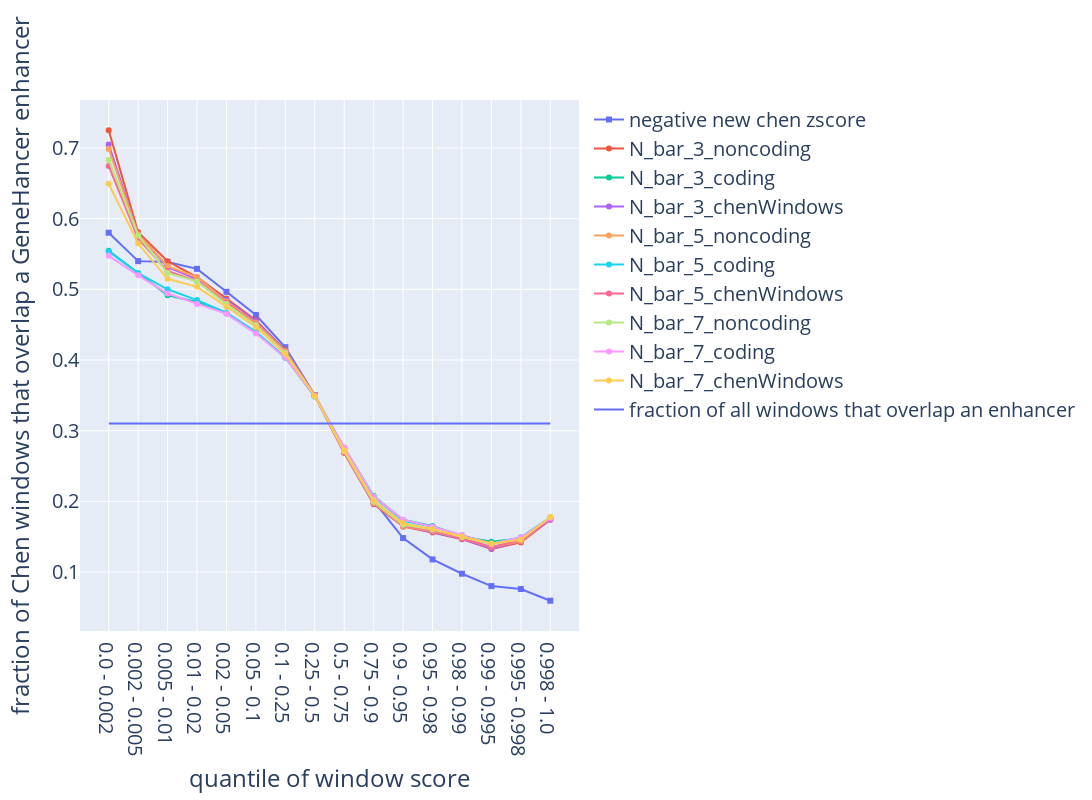

Notebook source saved alongside this figure:
### Markdown cell above
## Windows with extreme values of McHale's N_bar_X_Y are significantly more likely to overlap an enhancer than windows with similarly extreme values of Chen's zscore

### Code cell
def compute_fraction_of_windows_that_overlap_enhancer(df): 
    fraction_of_windows_that_overlap_enhancer = np.mean(df['window overlaps enhancer'])
    return fraction_of_windows_that_overlap_enhancer

import warnings

def compute_array_of_quantiles():
    array_of_quantiles = [0.00, 0.002, 0.005, 0.01, 0.02, 0.05, 0.10, 0.25, 0.5, 0.75, 0.90, 0.95, 0.98, 0.99, 0.995, 0.998, 1.00]
#     array_of_quantiles = [0.00, 0.02, 0.05, 0.10, 0.25, 0.5, 0.75, 0.90, 0.95, 0.98, 1.00]
#     array_of_quantiles = [0.00, 0.10, 0.25, 0.5, 0.75, 0.90, 1.00]
#     array_of_quantiles = [0.00, 0.25, 0.5, 0.75, 1.00]

    starts = array_of_quantiles[:-1]
    ends = array_of_quantiles[1:]
    quantile_labels = [f'{start} - {end}' for start, end in zip(starts, ends)]
    
    return array_of_quantiles, quantile_labels

def label_windows_with_score_quantiles_core(df, score): 
    with warnings.catch_warnings():
        warnings.simplefilter("ignore")        

        array_of_quantiles, quantile_labels = compute_array_of_quantiles()

        df[f'{score} quantile'], bins = pd.qcut(
            df[score],
            q = array_of_quantiles, 
            labels = quantile_labels, 
            retbins = True,
    #         duplicates='drop'
        )

        return df
    
import seaborn as sns
sns.set(font_scale = 1.5)

import plotly.graph_objects as go
from tqdm import tqdm 
import numpy as np 

def compute_enhancerFraction_vs_quantile(df, score): 
    df = label_windows_with_score_quantiles_core(df, score)

    groups = df.groupby([f'{score} quantile'])
    aggregated = groups.agg({
        'window overlaps enhancer': ['mean'],
        score: ['mean', 'std', 'count']
    })
    
    quantiles = np.array(aggregated.index)
    fraction_overlap_enhancer = np.array(aggregated['window overlaps enhancer']).flatten()
    hover_data = aggregated.to_dict(orient='records')

    return quantiles, fraction_overlap_enhancer, hover_data

def create_text(hover_datum, score):
    mean = hover_datum[(score, 'mean')]
    std = hover_datum[(score, 'std')]
    count = hover_datum[(score, 'count')]
    return (
        f'{score} mean: {mean}<br>'
        f'{score} std: {std}<br>' 
        f'number of windows: {count}<br>' 
    )

def plot_enhancerFraction_vs_quantile(df): 
    with warnings.catch_warnings():
        warnings.simplefilter("ignore")    
    
        sns.set(font_scale = 1.6)
        fig = go.Figure()

        scores_markers = [
            ('negative new chen zscore', 'square')
        ]
        for kmer_size in [3, 5, 7]: 
            for train_set_label in ['noncoding', 'coding', 'chenWindows']: 
                scores_markers.append((f'N_bar_{kmer_size}_{train_set_label}', 'circle'))
                
        for (score, marker) in tqdm(scores_markers, desc=f'compute_enhancerFraction_vs_quantile'): 
            (
                quantiles, 
                fraction_overlap_enhancer,
                hover_data 
            ) = compute_enhancerFraction_vs_quantile(df, score)
            fig.add_trace(
                go.Scatter(
                    x = quantiles, 
                    y = fraction_overlap_enhancer,
                    mode = 'lines+markers',
                    marker = {
                        'symbol': marker,
                    },
                    name = score,
                    hovertemplate = (
                        '%{text}'
                    ),
                    text = [create_text(hover_datum, score) for hover_datum in hover_data],
                )
            )

        fraction_of_windows_that_overlap_enhancer = compute_fraction_of_windows_that_overlap_enhancer(df)
        fig.add_trace(
            go.Scatter(
                x = quantiles, 
                y = [fraction_of_windows_that_overlap_enhancer]*len(quantiles),
                mode = 'lines',
                name = 'fraction of all windows that overlap an enhancer',
            )
        )

        fig.update_xaxes(
            title = 'quantile of window score',
#             type = "log", 
#             exponentformat = 'power'
        )
        fig.update_yaxes(
            title = 'fraction of Chen windows that overlap a GeneHancer enhancer',
            range=None, 
        )    
        fig.update_layout(
            height = 800, 
            width = 1600,
            font = dict(
                size = 20,
            )        
        )
        fig.update_annotations(font_size=24)
        fig.show()
        
plot_enhancerFraction_vs_quantile(chen_mchale_zscores_features_noncoding)

### Figure 1 — Plotly figure (JSON) as saved in the notebook; plotly's stock layout.template omitted (floating-point values rounded to 4 significant figures)
{"data": [{"hovertemplate": "%{text}", "marker": {"symbol": "square"}, "mode": "lines+markers", "name": "negative new chen zscore", "text": ["negative new chen zscore mean: -5.80287763775625<br>negative new chen zscore std: 0.7413147514714268<br>number of windows: 3058<br>", "negative new chen zscore mean: -4.755554188252232<br>negative new chen zscore std: 0.169971086914762<br>number of windows: 4586<br>", "negative new chen zscore mean: -4.216041262878195<br>negative new chen zscore std: 0.1441953808092372<br>number of windows: 7643<br>", "negative new chen zscore mean: -3.706608788349369<br>negative new chen zscore std: 0.14688301256812758<br>number of windows: 15287<br>", "negative new chen zscore mean: -3.074171127722225<br>negative new chen zscore std: 0.20136520956676543<br>number of windows: 45861<br>", "negative new chen zscore mean: -2.4469565067045362<br>negative new chen zscore std: 0.16791481582474338<br>number of windows: 76434<br>", "negative new chen zscore mean: -1.6533653184767783<br>negative new chen zscore std: 0.27297863604739653<br>number of windows: 229303<br>", "negative new chen zscore mean: -0.6541900540996515<br>negative new chen zscore std: 0.3153356994663781<br>number of windows: 382171<br>", "negative new chen zscore mean: 0.4570975350437835<br>negative new chen zscore std: 0.3487447900608777<br>number of windows: 382171<br>", "negative new chen zscore mean: 1.666920910503694<br>negative new chen zscore std: 0.364978728111818<br>number of windows: 229303<br>", "negative new chen zscore mean: 2.8149794212257757<br>negative new chen zscore std: 0.2713472165960978<br>number of windows: 76434<br>", "negative new chen zscore mean: 3.922487788343145<br>negative new chen zscore std: 0.3903951960440469<br>number of windows: 45861<br>", "negative new chen zscore mean: 5.245200664147038<br>negative new chen zscore std: 0.32748515112642423<br>number of windows: 15287<br>", "negative new chen zscore mean: 6.373694471971899<br>negative new chen zscore std: 0.30788232109960934<br>number of windows: 7643<br>", "negative new chen zscore mean: 7.476458247356288<br>negative new chen zscore std: 0.328297150276121<br>number of windows: 4586<br>", "negative new chen zscore mean: 8.885205172256223<br>negative new chen zscore std: 0.5237395083009199<br>number of windows: 3058<br>"], "type": "scatter", "x": ["0.0 - 0.002", "0.002 - 0.005", "0.005 - 0.01", "0.01 - 0.02", "0.02 - 0.05", "0.05 - 0.1", "0.1 - 0.25", "0.25 - 0.5", "0.5 - 0.75", "0.75 - 0.9", "0.9 - 0.95", "0.95 - 0.98", "0.98 - 0.99", "0.99 - 0.995", "0.995 - 0.998", "0.998 - 1.0"], "y": [0.5801, 0.5399, 0.5385, 0.5289, 0.4965, 0.4637, 0.4181, 0.3503, 0.2734, 0.2006, 0.1482, 0.1179, 0.09766, 0.0802, 0.0761, 0.05952]}, {"hovertemplate": "%{text}", "marker": {"symbol": "circle"}, "mode": "lines+markers", "name": "N_bar_3_noncoding", "text": ["N_bar_3_noncoding mean: -5.470383914232944<br>N_bar_3_noncoding std: 0.8736321328137008<br>number of windows: 3058<br>", "N_bar_3_noncoding mean: -4.463556553320523<br>N_bar_3_noncoding std: 0.13494460698885605<br>number of windows: 4586<br>", "N_bar_3_noncoding mean: -4.066855515231377<br>N_bar_3_noncoding std: 0.10043734446100908<br>number of windows: 7643<br>", "N_bar_3_noncoding mean: -3.7022629361930375<br>N_bar_3_noncoding std: 0.10737671971187764<br>number of windows: 15287<br>", "N_bar_3_noncoding mean: -3.216160136913721<br>N_bar_3_noncoding std: 0.15950676187187804<br>number of windows: 45861<br>", "N_bar_3_noncoding mean: -2.690376186199722<br>N_bar_3_noncoding std: 0.14682644994426713<br>number of windows: 76434<br>", "N_bar_3_noncoding mean: -1.968041661198355<br>N_bar_3_noncoding std: 0.2562194072253613<br>number of windows: 229303<br>", "N_bar_3_noncoding mean: -0.9907365901070821<br>N_bar_3_noncoding std: 0.3189290109611892<br>number of windows: 382171<br>", "N_bar_3_noncoding mean: 0.17243398738746818<br>N_bar_3_noncoding std: 0.3778342487789074<br>number of windows: 382171<br>", "N_bar_3_noncoding mean: 1.560757220901054<br>N_bar_3_noncoding std: 0.4507390967165505<br>number of windows: 229303<br>", "N_bar_3_noncoding mean: 3.110081058919272<br>N_bar_3_noncoding std: 0.41323944509589255<br>number of windows: 76434<br>", "N_bar_3_noncoding mean: 4.925732393240848<br>N_bar_3_noncoding std: 0.6560363721522069<br>number of windows: 45861<br>", "N_bar_3_noncoding mean: 7.003530592163433<br>N_bar_3_noncoding std: 0.4785542444366455<br>number of windows: 15287<br>", "N_bar_3_noncoding mean: 8.584730891875335<br>N_bar_3_noncoding std: 0.4388378534004684<br>number of windows: 7643<br>", "N_bar_3_noncoding mean: 10.406504864166376<br>N_bar_3_noncoding std: 0.6591390438377458<br>number of windows: 4586<br>", "N_bar_3_noncoding mean: 14.648617585976586<br>N_bar_3_noncoding std: 2.549247284691608<br>number of windows: 3058<br>"], "type": "scatter", "x": ["0.0 - 0.002", "0.002 - 0.005", "0.005 - 0.01", "0.01 - 0.02", "0.02 - 0.05", "0.05 - 0.1", "0.1 - 0.25", "0.25 - 0.5", "0.5 - 0.75", "0.75 - 0.9", "0.9 - 0.95", "0.95 - 0.98", "0.98 - 0.99", "0.99 - 0.995", "0.995 - 0.998", "0.998 - 1.0"], "y": [0.725, 0.5807, 0.5397, 0.5172, 0.4869, 0.4562, 0.4138, 0.3496, 0.2684, 0.1961, 0.1643, 0.156, 0.1466, 0.1327, 0.142, 0.174]}, {"hovertemplate": "%{text}", "marker": {"symbol": "circle"}, "mode": "lines+markers", "name": "N_bar_3_coding", "text": ["N_bar_3_coding mean: -3.462604355639034<br>N_bar_3_coding std: 0.39068787664690785<br>number of windows: 3058<br>", "N_bar_3_coding mean: -2.8339355506226673<br>N_bar_3_coding std: 0.11339545820368867<br>number of windows: 4586<br>", "N_bar_3_coding mean: -2.4818445572030234<br>N_bar_3_coding std: 0.0932017785497549<br>number of windows: 7643<br>", "N_bar_3_coding mean: -2.1356613334773686<br>N_bar_3_coding std: 0.10468414390469186<br>number of windows: 15287<br>", "N_bar_3_coding mean: -1.6546284055503155<br>N_bar_3_coding std: 0.16014330726869166<br>number of windows: 45861<br>", "N_bar_3_coding mean: -1.1276662492254148<br>N_bar_3_coding std: 0.14717716340809647<br>number of windows: 76434<br>", "N_bar_3_coding mean: -0.39780368416125994<br>N_bar_3_coding std: 0.2597690157990238<br>number of windows: 229303<br>", "N_bar_3_coding mean: 0.5920747736877443<br>N_bar_3_coding std: 0.3235350915177684<br>number of windows: 382171<br>", "N_bar_3_coding mean: 1.7742405941646573<br>N_bar_3_coding std: 0.3856683939573295<br>number of windows: 382171<br>", "N_bar_3_coding mean: 3.198302745773801<br>N_bar_3_coding std: 0.46613195357138504<br>number of windows: 229303<br>", "N_bar_3_coding mean: 4.812694294028538<br>N_bar_3_coding std: 0.43486005114528403<br>number of windows: 76434<br>", "N_bar_3_coding mean: 6.722602422665456<br>N_bar_3_coding std: 0.6870069816667356<br>number of windows: 45861<br>", "N_bar_3_coding mean: 8.890927327333245<br>N_bar_3_coding std: 0.4981770849788197<br>number of windows: 15287<br>", "N_bar_3_coding mean: 10.549027987117963<br>N_bar_3_coding std: 0.4595589266496591<br>number of windows: 7643<br>", "N_bar_3_coding mean: 12.468955415356493<br>N_bar_3_coding std: 0.6918190799601812<br>number of windows: 4586<br>", "N_bar_3_coding mean: 16.878062911108106<br>N_bar_3_coding std: 2.6431143858438477<br>number of windows: 3058<br>"], "type": "scatter", "x": ["0.0 - 0.002", "0.002 - 0.005", "0.005 - 0.01", "0.01 - 0.02", "0.02 - 0.05", "0.05 - 0.1", "0.1 - 0.25", "0.25 - 0.5", "0.5 - 0.75", "0.75 - 0.9", "0.9 - 0.95", "0.95 - 0.98", "0.98 - 0.99", "0.99 - 0.995", "0.995 - 0.998", "0.998 - 1.0"], "y": [0.5546, 0.5227, 0.4916, 0.482, 0.4656, 0.4388, 0.4033, 0.3485, 0.2758, 0.2077, 0.1741, 0.1652, 0.1503, 0.1429, 0.1476, 0.1763]}, {"hovertemplate": "%{text}", "marker": {"symbol": "circle"}, "mode": "lines+markers", "name": "N_bar_3_chenWindows", "text": ["N_bar_3_chenWindows mean: -5.144944770038314<br>N_bar_3_chenWindows std: 0.8121771096800391<br>number of windows: 3058<br>", "N_bar_3_chenWindows mean: -4.194138620230569<br>N_bar_3_chenWindows std: 0.13135193282371513<br>number of windows: 4586<br>", "N_bar_3_chenWindows mean: -3.802154541163017<br>N_bar_3_chenWindows std: 0.10004904634703847<br>number of windows: 7643<br>", "N_bar_3_chenWindows mean: -3.438735844679222<br>N_bar_3_chenWindows std: 0.107402495667204<br>number of windows: 15287<br>", "N_bar_3_chenWindows mean: -2.951835434224443<br>N_bar_3_chenWindows std: 0.1602646915340004<br>number of windows: 45861<br>", "N_bar_3_chenWindows mean: -2.4238355919996293<br>N_bar_3_chenWindows std: 0.14737234344148628<br>number of windows: 76434<br>", "N_bar_3_chenWindows mean: -1.6977856323905962<br>N_bar_3_chenWindows std: 0.2576531274538914<br>number of windows: 229303<br>", "N_bar_3_chenWindows mean: -0.7149163783625782<br>N_bar_3_chenWindows std: 0.32082416050970647<br>number of windows: 382171<br>", "N_bar_3_chenWindows mean: 0.4557036696473314<br>N_bar_3_chenWindows std: 0.3804842494343376<br>number of windows: 382171<br>", "N_bar_3_chenWindows mean: 1.8544805220639844<br>N_bar_3_chenWindows std: 0.4545635672395575<br>number of windows: 229303<br>", "N_bar_3_chenWindows mean: 3.4181492854369453<br>N_bar_3_chenWindows std: 0.4174670235912631<br>number of windows: 76434<br>", "N_bar_3_chenWindows mean: 5.252246043856234<br>N_bar_3_chenWindows std: 0.6624049978272026<br>number of windows: 45861<br>", "N_bar_3_chenWindows mean: 7.349639092798784<br>N_bar_3_chenWindows std: 0.48309845589594425<br>number of windows: 15287<br>", "N_bar_3_chenWindows mean: 8.94618005883215<br>N_bar_3_chenWindows std: 0.4432059772295695<br>number of windows: 7643<br>", "N_bar_3_chenWindows mean: 10.786452991602825<br>N_bar_3_chenWindows std: 0.6653435855063045<br>number of windows: 4586<br>", "N_bar_3_chenWindows mean: 15.065699337295355<br>N_bar_3_chenWindows std: 2.570959125026378<br>number of windows: 3058<br>"], "type": "scatter", "x": ["0.0 - 0.002", "0.002 - 0.005", "0.005 - 0.01", "0.01 - 0.02", "0.02 - 0.05", "0.05 - 0.1", "0.1 - 0.25", "0.25 - 0.5", "0.5 - 0.75", "0.75 - 0.9", "0.9 - 0.95", "0.95 - 0.98", "0.98 - 0.99", "0.99 - 0.995", "0.995 - 0.998", "0.998 - 1.0"], "y": [0.705, 0.5783, 0.5313, 0.5146, 0.4849, 0.4548, 0.4129, 0.3494, 0.2691, 0.1972, 0.1654, 0.1566, 0.1471, 0.1329, 0.1437, 0.174]}, {"hovertemplate": "%{text}", "marker": {"symbol": "circle"}, "mode": "lines+markers", "name": "N_bar_5_noncoding", "text": ["N_bar_5_noncoding mean: -5.372645895369634<br>N_bar_5_noncoding std: 0.7742595141265833<br>number of windows: 3058<br>", "N_bar_5_noncoding mean: -4.4553270843455675<br>N_bar_5_noncoding std: 0.12842012197806452<br>number of windows: 4586<br>", "N_bar_5_noncoding mean: -4.068619404596059<br>N_bar_5_noncoding std: 0.0993914535762919<br>number of windows: 7643<br>", "N_bar_5_noncoding mean: -3.707771727188924<br>N_bar_5_noncoding std: 0.10686788018918829<br>number of windows: 15287<br>", "N_bar_5_noncoding mean: -3.2244255686523418<br>N_bar_5_noncoding std: 0.15946114092197133<br>number of windows: 45861<br>", "N_bar_5_noncoding mean: -2.6996119533535765<br>N_bar_5_noncoding std: 0.14663032166250328<br>number of windows: 76434<br>", "N_bar_5_noncoding mean: -1.977529849079933<br>N_bar_5_noncoding std: 0.2561254163370849<br>number of windows: 229303<br>", "N_bar_5_noncoding mean: -1.00071839455168<br>N_bar_5_noncoding std: 0.31882145499413855<br>number of windows: 382171<br>", "N_bar_5_noncoding mean: 0.16234473733636834<br>N_bar_5_noncoding std: 0.3781851382791069<br>number of windows: 382171<br>", "N_bar_5_noncoding mean: 1.5526811314349855<br>N_bar_5_noncoding std: 0.4516199373418752<br>number of windows: 229303<br>", "N_bar_5_noncoding mean: 3.104476234818319<br>N_bar_5_noncoding std: 0.4137687089696623<br>number of windows: 76434<br>", "N_bar_5_noncoding mean: 4.924045848579834<br>N_bar_5_noncoding std: 0.6578064799188899<br>number of windows: 45861<br>", "N_bar_5_noncoding mean: 7.010985937984934<br>N_bar_5_noncoding std: 0.48019916936433216<br>number of windows: 15287<br>", "N_bar_5_noncoding mean: 8.60066942525876<br>N_bar_5_noncoding std: 0.44158303322443637<br>number of windows: 7643<br>", "N_bar_5_noncoding mean: 10.43699768321662<br>N_bar_5_noncoding std: 0.6634722468532094<br>number of windows: 4586<br>", "N_bar_5_noncoding mean: 14.717196694845008<br>N_bar_5_noncoding std: 2.565998050115656<br>number of windows: 3058<br>"], "type": "scatter", "x": ["0.0 - 0.002", "0.002 - 0.005", "0.005 - 0.01", "0.01 - 0.02", "0.02 - 0.05", "0.05 - 0.1", "0.1 - 0.25", "0.25 - 0.5", "0.5 - 0.75", "0.75 - 0.9", "0.9 - 0.95", "0.95 - 0.98", "0.98 - 0.99", "0.99 - 0.995", "0.995 - 0.998", "0.998 - 1.0"], "y": [0.6985, 0.5781, 0.5329, 0.5171, 0.4827, 0.4526, 0.4125, 0.3499, 0.269, 0.1978, 0.1648, 0.1578, 0.1479, 0.1353, 0.1435, 0.1759]}, {"hovertemplate": "%{text}", "marker": {"symbol": "circle"}, "mode": "lines+markers", "name": "N_bar_5_coding", "text": ["N_bar_5_coding mean: -3.5046475966493382<br>N_bar_5_coding std: 0.37444765665434177<br>number of windows: 3058<br>", "N_bar_5_coding mean: -2.8849356961411274<br>N_bar_5_coding std: 0.11340097290221869<br>number of windows: 4586<br>", "N_bar_5_coding mean: -2.5322311772490336<br>N_bar_5_coding std: 0.09412832948897787<br>number of windows: 7643<br>", "N_bar_5_coding mean: -2.184305946472743<br>N_bar_5_coding std: 0.10393549433735118<br>number of windows: 15287<br>", "N_bar_5_coding mean: -1.7028918704048908<br>N_bar_5_coding std: 0.16117293617262504<br>number of windows: 45861<br>", "N_bar_5_coding mean: -1.1726334127991402<br>N_bar_5_coding std: 0.14858966804942433<br>number of windows: 76434<br>", "N_bar_5_coding mean: -0.4378187419596914<br>N_bar_5_coding std: 0.2612680693923106<br>number of windows: 229303<br>", "N_bar_5_coding mean: 0.5584880314242633<br>N_bar_5_coding std: 0.3255181054473877<br>number of windows: 382171<br>", "N_bar_5_coding mean: 1.7479600454183324<br>N_bar_5_coding std: 0.38799409569362064<br>number of windows: 382171<br>", "N_bar_5_coding mean: 3.180560655616307<br>N_bar_5_coding std: 0.4682444365371261<br>number of windows: 229303<br>", "N_bar_5_coding mean: 4.798542677742419<br>N_bar_5_coding std: 0.43469618953005734<br>number of windows: 76434<br>", "N_bar_5_coding mean: 6.711088325407301<br>N_bar_5_coding std: 0.6889309191949782<br>number of windows: 45861<br>", "N_bar_5_coding mean: 8.888979991693178<br>N_bar_5_coding std: 0.5008791411761376<br>number of windows: 15287<br>", "N_bar_5_coding mean: 10.550950346750318<br>N_bar_5_coding std: 0.4604426405238636<br>number of windows: 7643<br>", "N_bar_5_coding mean: 12.477618472191663<br>N_bar_5_coding std: 0.6935297622599798<br>number of windows: 4586<br>", "N_bar_5_coding mean: 16.917053982878762<br>N_bar_5_coding std: 2.6549210193939414<br>number of windows: 3058<br>"], "type": "scatter", "x": ["0.0 - 0.002", "0.002 - 0.005", "0.005 - 0.01", "0.01 - 0.02", "0.02 - 0.05", "0.05 - 0.1", "0.1 - 0.25", "0.25 - 0.5", "0.5 - 0.75", "0.75 - 0.9", "0.9 - 0.95", "0.95 - 0.98", "0.98 - 0.99", "0.99 - 0.995", "0.995 - 0.998", "0.998 - 1.0"], "y": [0.5536, 0.5229, 0.5001, 0.4848, 0.4669, 0.4399, 0.4041, 0.3494, 0.2751, 0.2061, 0.1726, 0.1641, 0.1522, 0.1399, 0.1491, 0.1776]}, {"hovertemplate": "%{text}", "marker": {"symbol": "circle"}, "mode": "lines+markers", "name": "N_bar_5_chenWindows", "text": ["N_bar_5_chenWindows mean: -5.029293270643666<br>N_bar_5_chenWindows std: 0.6901784662652327<br>number of windows: 3058<br>", "N_bar_5_chenWindows mean: -4.181668305469834<br>N_bar_5_chenWindows std: 0.12353412217737106<br>number of windows: 4586<br>", "N_bar_5_chenWindows mean: -3.801534016223374<br>N_bar_5_chenWindows std: 0.09927527379588691<br>number of windows: 7643<br>", "N_bar_5_chenWindows mean: -3.44283065158162<br>N_bar_5_chenWindows std: 0.10660158969814101<br>number of windows: 15287<br>", "N_bar_5_chenWindows mean: -2.9591627270124237<br>N_bar_5_chenWindows std: 0.16022879726481523<br>number of windows: 45861<br>", "N_bar_5_chenWindows mean: -2.4321944249881815<br>N_bar_5_chenWindows std: 0.14707742294027035<br>number of windows: 76434<br>", "N_bar_5_chenWindows mean: -1.7063359775097449<br>N_bar_5_chenWindows std: 0.25760404415020205<br>number of windows: 229303<br>", "N_bar_5_chenWindows mean: -0.7237239683285899<br>N_bar_5_chenWindows std: 0.32078580905236875<br>number of windows: 382171<br>", "N_bar_5_chenWindows mean: 0.44707841126004316<br>N_bar_5_chenWindows std: 0.38091556636102014<br>number of windows: 382171<br>", "N_bar_5_chenWindows mean: 1.8484889264561537<br>N_bar_5_chenWindows std: 0.4556756445732158<br>number of windows: 229303<br>", "N_bar_5_chenWindows mean: 3.4155157832851715<br>N_bar_5_chenWindows std: 0.4184082658824755<br>number of windows: 76434<br>", "N_bar_5_chenWindows mean: 5.254858630744805<br>N_bar_5_chenWindows std: 0.6644561531322286<br>number of windows: 45861<br>", "N_bar_5_chenWindows mean: 7.362356045264315<br>N_bar_5_chenWindows std: 0.48491679608961297<br>number of windows: 15287<br>", "N_bar_5_chenWindows mean: 8.968084065023888<br>N_bar_5_chenWindows std: 0.44612284365295085<br>number of windows: 7643<br>", "N_bar_5_chenWindows mean: 10.824344645027525<br>N_bar_5_chenWindows std: 0.6701803054192689<br>number of windows: 4586<br>", "N_bar_5_chenWindows mean: 15.142466662553973<br>N_bar_5_chenWindows std: 2.5881698221559124<br>number of windows: 3058<br>"], "type": "scatter", "x": ["0.0 - 0.002", "0.002 - 0.005", "0.005 - 0.01", "0.01 - 0.02", "0.02 - 0.05", "0.05 - 0.1", "0.1 - 0.25", "0.25 - 0.5", "0.5 - 0.75", "0.75 - 0.9", "0.9 - 0.95", "0.95 - 0.98", "0.98 - 0.99", "0.99 - 0.995", "0.995 - 0.998", "0.998 - 1.0"], "y": [0.6746, 0.5717, 0.5258, 0.5115, 0.4808, 0.451, 0.4108, 0.3501, 0.2698, 0.199, 0.166, 0.1588, 0.1481, 0.1355, 0.145, 0.1753]}, {"hovertemplate": "%{text}", "marker": {"symbol": "circle"}, "mode": "lines+markers", "name": "N_bar_7_noncoding", "text": ["N_bar_7_noncoding mean: -5.271716886414666<br>N_bar_7_noncoding std: 0.6879158360374922<br>number of windows: 3058<br>", "N_bar_7_noncoding mean: -4.4221966614251516<br>N_bar_7_noncoding std: 0.12456886498930164<br>number of windows: 4586<br>", "N_bar_7_noncoding mean: -4.040521471161485<br>N_bar_7_noncoding std: 0.0994798902782238<br>number of windows: 7643<br>", "N_bar_7_noncoding mean: -3.684158494128257<br>N_bar_7_noncoding std: 0.10573110525848259<br>number of windows: 15287<br>", "N_bar_7_noncoding mean: -3.2034955382081804<br>N_bar_7_noncoding std: 0.15881759862193184<br>number of windows: 45861<br>", "N_bar_7_noncoding mean: -2.6832024272499657<br>N_bar_7_noncoding std: 0.14548564880326342<br>number of windows: 76434<br>", "N_bar_7_noncoding mean: -1.9655265351443205<br>N_bar_7_noncoding std: 0.25432537341189965<br>number of windows: 229303<br>", "N_bar_7_noncoding mean: -0.9954358662265431<br>N_bar_7_noncoding std: 0.31656351767103336<br>number of windows: 382171<br>", "N_bar_7_noncoding mean: 0.15897685769996198<br>N_bar_7_noncoding std: 0.3757597609454352<br>number of windows: 382171<br>", "N_bar_7_noncoding mean: 1.5418655328855662<br>N_bar_7_noncoding std: 0.4499933367772212<br>number of windows: 229303<br>", "N_bar_7_noncoding mean: 3.090587917334522<br>N_bar_7_noncoding std: 0.4136653230474077<br>number of windows: 76434<br>", "N_bar_7_noncoding mean: 4.907450866286149<br>N_bar_7_noncoding std: 0.6569931887540257<br>number of windows: 45861<br>", "N_bar_7_noncoding mean: 6.9948938191727255<br>N_bar_7_noncoding std: 0.4796822935838129<br>number of windows: 15287<br>", "N_bar_7_noncoding mean: 8.59121962182924<br>N_bar_7_noncoding std: 0.44370766281636415<br>number of windows: 7643<br>", "N_bar_7_noncoding mean: 10.43607129112241<br>N_bar_7_noncoding std: 0.6672156584115209<br>number of windows: 4586<br>", "N_bar_7_noncoding mean: 14.748509046170966<br>N_bar_7_noncoding std: 2.5834372555624276<br>number of windows: 3058<br>"], "type": "scatter", "x": ["0.0 - 0.002", "0.002 - 0.005", "0.005 - 0.01", "0.01 - 0.02", "0.02 - 0.05", "0.05 - 0.1", "0.1 - 0.25", "0.25 - 0.5", "0.5 - 0.75", "0.75 - 0.9", "0.9 - 0.95", "0.95 - 0.98", "0.98 - 0.99", "0.99 - 0.995", "0.995 - 0.998", "0.998 - 1.0"], "y": [0.6831, 0.5763, 0.5231, 0.5112, 0.4791, 0.4497, 0.4102, 0.349, 0.2709, 0.1995, 0.1668, 0.1603, 0.1498, 0.1395, 0.1472, 0.1776]}, {"hovertemplate": "%{text}", "marker": {"symbol": "circle"}, "mode": "lines+markers", "name": "N_bar_7_coding", "text": ["N_bar_7_coding mean: -3.5148793352388052<br>N_bar_7_coding std: 0.37325171743068103<br>number of windows: 3058<br>", "N_bar_7_coding mean: -2.8934102309798337<br>N_bar_7_coding std: 0.11351469517479203<br>number of windows: 4586<br>", "N_bar_7_coding mean: -2.54096886258205<br>N_bar_7_coding std: 0.09398476864188028<br>number of windows: 7643<br>", "N_bar_7_coding mean: -2.194108317770652<br>N_bar_7_coding std: 0.10392875592063609<br>number of windows: 15287<br>", "N_bar_7_coding mean: -1.7119628789337724<br>N_bar_7_coding std: 0.16060588790279434<br>number of windows: 45861<br>", "N_bar_7_coding mean: -1.182385119781955<br>N_bar_7_coding std: 0.14841884272427347<br>number of windows: 76434<br>", "N_bar_7_coding mean: -0.4484985425466693<br>N_bar_7_coding std: 0.26101770026800536<br>number of windows: 229303<br>", "N_bar_7_coding mean: 0.5462559145555035<br>N_bar_7_coding std: 0.32490418364210477<br>number of windows: 382171<br>", "N_bar_7_coding mean: 1.7327050501846621<br>N_bar_7_coding std: 0.3870541703041979<br>number of windows: 382171<br>", "N_bar_7_coding mean: 3.1631991017447394<br>N_bar_7_coding std: 0.4682533456277601<br>number of windows: 229303<br>", "N_bar_7_coding mean: 4.784656156788291<br>N_bar_7_coding std: 0.4369339309878209<br>number of windows: 76434<br>", "N_bar_7_coding mean: 6.705290464105859<br>N_bar_7_coding std: 0.6927731491078707<br>number of windows: 45861<br>", "N_bar_7_coding mean: 8.89648977526289<br>N_bar_7_coding std: 0.5027923206134597<br>number of windows: 15287<br>", "N_bar_7_coding mean: 10.565788736458993<br>N_bar_7_coding std: 0.46137126472889595<br>number of windows: 7643<br>", "N_bar_7_coding mean: 12.49472029694377<br>N_bar_7_coding std: 0.6937482988028494<br>number of windows: 4586<br>", "N_bar_7_coding mean: 16.943899360837037<br>N_bar_7_coding std: 2.663829985403506<br>number of windows: 3058<br>"], "type": "scatter", "x": ["0.0 - 0.002", "0.002 - 0.005", "0.005 - 0.01", "0.01 - 0.02", "0.02 - 0.05", "0.05 - 0.1", "0.1 - 0.25", "0.25 - 0.5", "0.5 - 0.75", "0.75 - 0.9", "0.9 - 0.95", "0.95 - 0.98", "0.98 - 0.99", "0.99 - 0.995", "0.995 - 0.998", "0.998 - 1.0"], "y": [0.5474, 0.5198, 0.494, 0.4794, 0.4654, 0.4374, 0.4034, 0.349, 0.2763, 0.2067, 0.1742, 0.1641, 0.1526, 0.1401, 0.1489, 0.1763]}, {"hovertemplate": "%{text}", "marker": {"symbol": "circle"}, "mode": "lines+markers", "name": "N_bar_7_chenWindows", "text": ["N_bar_7_chenWindows mean: -4.9216477221632315<br>N_bar_7_chenWindows std: 0.5912107883479666<br>number of windows: 3058<br>", "N_bar_7_chenWindows mean: -4.150811705556578<br>N_bar_7_chenWindows std: 0.11941793981329861<br>number of windows: 4586<br>", "N_bar_7_chenWindows mean: -3.7790846677580774<br>N_bar_7_chenWindows std: 0.0975997063366255<br>number of windows: 7643<br>", "N_bar_7_chenWindows mean: -3.4255003899072554<br>N_bar_7_chenWindows std: 0.10495139183274806<br>number of windows: 15287<br>", "N_bar_7_chenWindows mean: -2.945389506643657<br>N_bar_7_chenWindows std: 0.15942370859817068<br>number of windows: 45861<br>", "N_bar_7_chenWindows mean: -2.423238621552797<br>N_bar_7_chenWindows std: 0.14598623515083192<br>number of windows: 76434<br>", "N_bar_7_chenWindows mean: -1.7022634940744337<br>N_bar_7_chenWindows std: 0.2557066985205965<br>number of windows: 229303<br>", "N_bar_7_chenWindows mean: -0.7266797618386972<br>N_bar_7_chenWindows std: 0.31843609983464854<br>number of windows: 382171<br>", "N_bar_7_chenWindows mean: 0.43504320777555805<br>N_bar_7_chenWindows std: 0.37835249617415057<br>number of windows: 382171<br>", "N_bar_7_chenWindows mean: 1.828852420355455<br>N_bar_7_chenWindows std: 0.4541226871531687<br>number of windows: 229303<br>", "N_bar_7_chenWindows mean: 3.3941941984156974<br>N_bar_7_chenWindows std: 0.41910236022680997<br>number of windows: 76434<br>", "N_bar_7_chenWindows mean: 5.234638212021629<br>N_bar_7_chenWindows std: 0.6651191095387603<br>number of windows: 45861<br>", "N_bar_7_chenWindows mean: 7.346301214770584<br>N_bar_7_chenWindows std: 0.48537743691619<br>number of windows: 15287<br>", "N_bar_7_chenWindows mean: 8.959701467226322<br>N_bar_7_chenWindows std: 0.44848511216094494<br>number of windows: 7643<br>", "N_bar_7_chenWindows mean: 10.825026820994976<br>N_bar_7_chenWindows std: 0.6733517171995819<br>number of windows: 4586<br>", "N_bar_7_chenWindows mean: 15.170899073084499<br>N_bar_7_chenWindows std: 2.6033483639848<br>number of windows: 3058<br>"], "type": "scatter", "x": ["0.0 - 0.002", "0.002 - 0.005", "0.005 - 0.01", "0.01 - 0.02", "0.02 - 0.05", "0.05 - 0.1", "0.1 - 0.25", "0.25 - 0.5", "0.5 - 0.75", "0.75 - 0.9", "0.9 - 0.95", "0.95 - 0.98", "0.98 - 0.99", "0.99 - 0.995", "0.995 - 0.998", "0.998 - 1.0"], "y": [0.6494, 0.5648, 0.5149, 0.5036, 0.4755, 0.4468, 0.4085, 0.3493, 0.272, 0.2013, 0.1689, 0.1609, 0.1505, 0.1405, 0.1457, 0.1779]}, {"mode": "lines", "name": "fraction of all windows that overlap an enhancer", "type": "scatter", "x": ["0.0 - 0.002", "0.002 - 0.005", "0.005 - 0.01", "0.01 - 0.02", "0.02 - 0.05", "0.05 - 0.1", "0.1 - 0.25", "0.25 - 0.5", "0.5 - 0.75", "0.75 - 0.9", "0.9 - 0.95", "0.95 - 0.98", "0.98 - 0.99", "0.99 - 0.995", "0.995 - 0.998", "0.998 - 1.0"], "y": [0.3103, 0.3103, 0.3103, 0.3103, 0.3103, 0.3103, 0.3103, 0.3103, 0.3103, 0.3103, 0.3103, 0.3103, 0.3103, 0.3103, 0.3103, 0.3103]}], "layout": {"font": {"size": 20}, "height": 800, "width": 1600, "xaxis": {"title": {"text": "quantile of window score"}}, "yaxis": {"title": {"text": "fraction of Chen windows that overlap a GeneHancer enhancer"}}}}
